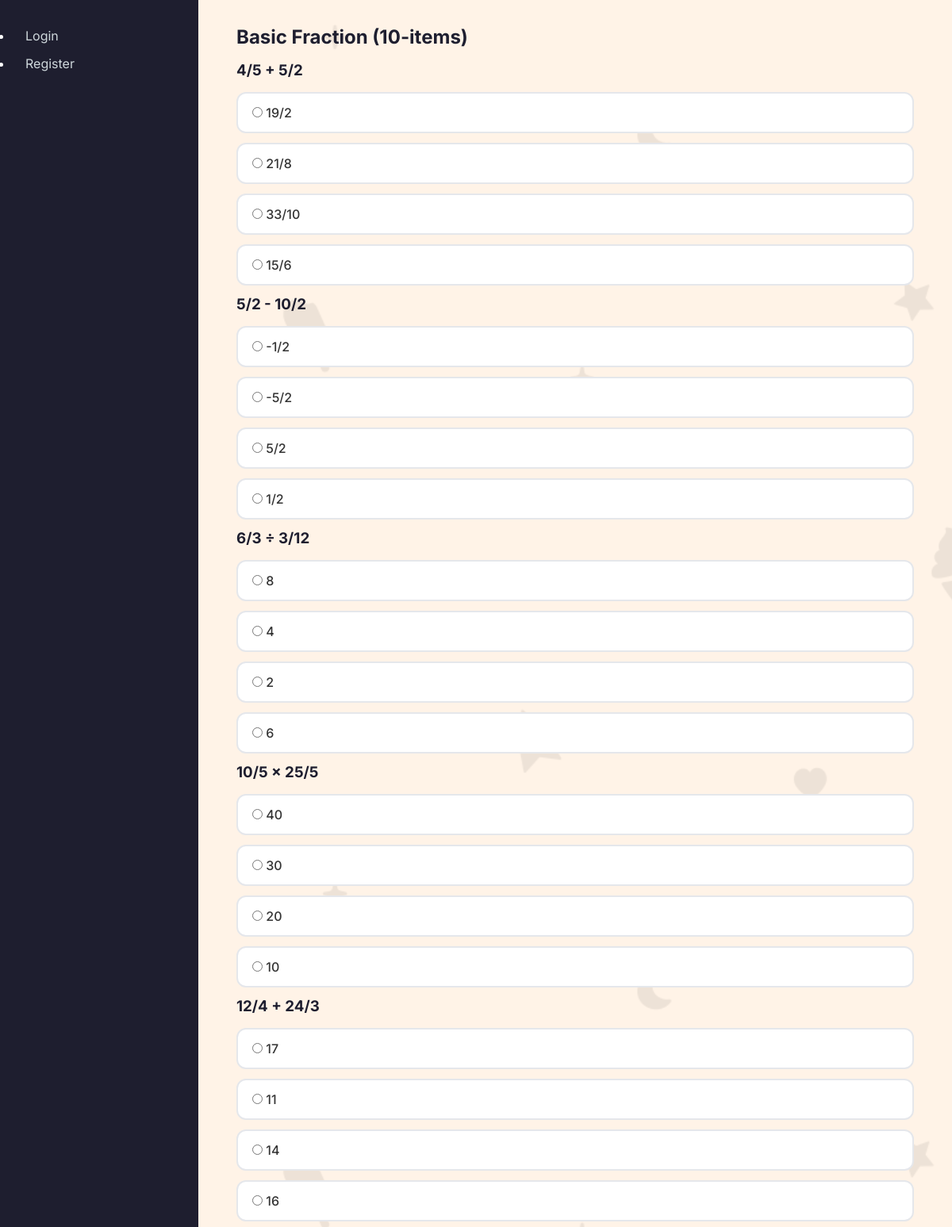
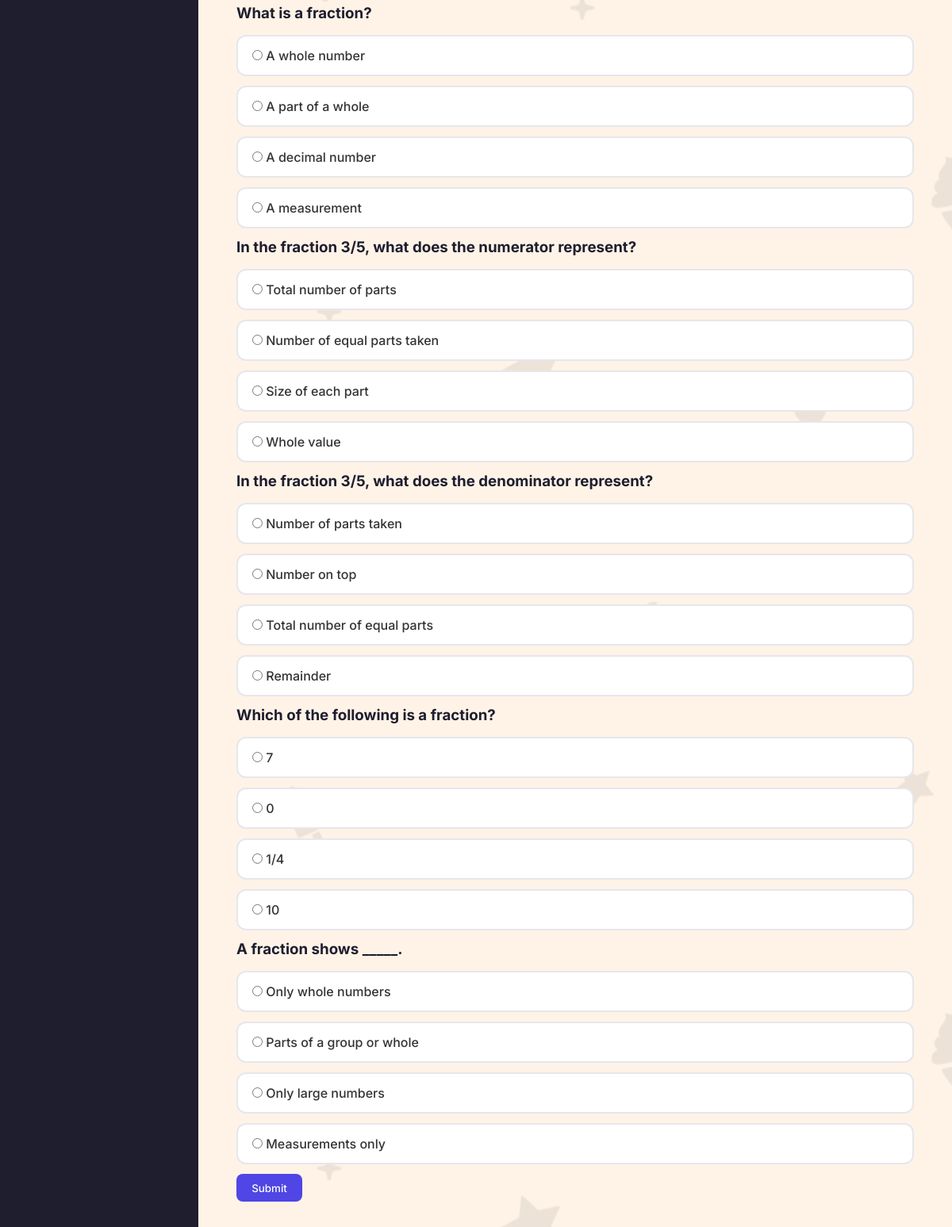
The page /quizzes/1/start on the database its author committed (2 pictures, top to bottom).
### models/quiz.py (models this page shows)
class Quiz(db.Model):
    id = db.Column(db.Integer, primary_key=True)
    title = db.Column(db.String(200), nullable=False)
    description = db.Column(db.Text)

### models/question.py (models this page shows)
class Question(db.Model):
    id = db.Column(db.Integer, primary_key=True)
    quiz_id = db.Column(db.Integer, db.ForeignKey('quiz.id'), nullable=False)
    question_text = db.Column(db.Text, nullable=False)
    choice_a = db.Column(db.String(255), nullable=False)
    choice_b = db.Column(db.String(255), nullable=False)
    choice_c = db.Column(db.String(255), nullable=False)
    choice_d = db.Column(db.String(255), nullable=False)
    correct_choice = db.Column(db.String(1), nullable=False)

### routes/quizzes.py (the view, shortened to what this page needs)
@quizzes_bp.route('/<int:quiz_id>/start', methods=['GET', 'POST'])
def take_quiz(quiz_id):
    quiz = Quiz.query.get_or_404(quiz_id)
    questions = Question.query.filter_by(quiz_id=quiz.id).all()
    return render_template('quizzes/take_quiz.html', quiz=quiz, questions=questions)

### templates/quizzes/take_quiz.html
{% extends 'base.html' %}
{% block content %}
<h2>{{ quiz.title }}</h2>
<form method="POST">
    {% for q in questions %}
        <h3>{{ q.question_text }}</h3>
        <div class="choice-container-a">
            <label><input type="radio" name="q{{ q.id }}" value="A"> {{ q.choice_a }}</label>
        </div>
        <div class="choice-container-b">
            <label><input type="radio" name="q{{ q.id }}" value="B"> {{ q.choice_b }}</label>
        </div>
        <div class="choice-container-c">
            <label><input type="radio" name="q{{ q.id }}" value="C"> {{ q.choice_c }}</label>
        </div>
        <div class="choice-container-d">
            <label><input type="radio" name="q{{ q.id }}" value="D"> {{ q.choice_d }}</label>
        </div>
    {% endfor %}
    <button type="submit">Submit</button>
</form>
{% endblock %}

### templates/base.html (shortened to what this page needs)
<!DOCTYPE html>
<html>
    <head>
        <link rel="stylesheet" href="{{ url_for('static', filename='css/main.css')  }}">
    </head>
    <body>
        <div class="sidebar">
            {% include 'layout/sidebar.html' %}
        </div>
        <div class="content">
            {% block content %}{% endblock %}
        </div>
    </body>
</html>

### templates/layout/sidebar.html
<nav>
    <ul>
        {% if session.get('user_id') %}
            <li><a href="{{ url_for('materials.list_materials') }}">Materials</a></li>
            <li><a href="{{ url_for('quizzes.list_quizzes') }}">Quizzes</a></li>
            <li><a href="{{ url_for('progress.progress_dashboard') }}">Progress</a></li>
            <li><a href="{{ url_for('admin.admin_materials') }}">Manage Materials</a></li>
            <li><a href="{{ url_for('admin.admin_quizzes') }}">Manage Quizzes</a></li>
            <li><a href="{{ url_for('auth.logout') }}">Logout</a></li>
        {% else %}
            <li><a href="{{ url_for('auth.login') }}">Login</a></li>
            <li><a href="{{ url_for('auth.register') }}">Register</a></li>
        {% endif %}
    </ul>
</nav>

### static/css/main.css (style rules this page uses)
* { margin: 0; padding: 0; box-sizing: border-box; font-family: 'Inter', sans-serif; }
body { display: flex; min-height: 100vh; background: #f5f7fa; color: #333; }
.sidebar { width: 250px; background: #1e1e2f; color: #fff; display: flex; flex-direction: column; padding: 2rem 1rem; transition: width 0.3s ease; }
.sidebar a { color: #cfd8dc; text-decoration: none; padding: 0.2rem 1rem; margin-bottom: 0.5rem; border-radius: 8px; transition: background 0.2s, color 0.2s; display: block; }
.content { flex: 1; padding: 2rem 3rem; background: #ffffff; background: linear-gradient(180deg,rgb(255, 255, 255) 0%, rgba(121, 137, 242, 1) 100%); background-image: url(/static/img/logos/bg-pattern-pages.png); background-repeat: repeat; }
h1, h2, h3, h4 { color: #1e1e2f; margin-bottom: 1rem; }
button { padding: 0.6rem 1.2rem; background: #4f46e5; color: #fff; border: none; border-radius: 8px; font-weight: 500; cursor: pointer; transition: background 0.2s ease; }
.choice-container-a, .choice-container-b, .choice-container-c, .choice-container-d { display: flex; align-items: center; gap: 14px; padding: 14px 18px; margin-bottom: 12px; border-radius: 12px; background: #ffffff; border: 2px solid #e5e7eb; cursor: pointer; transition: all 0.2s ease; font-weight: 500; }

### rows shown on the page
Quiz: title "Basic Fraction (10-items)"
Question: question_text "4/5 + 5/2", choice_a "19/2", choice_b "21/8", choice_c "33/10", choice_d "15/6"
Question: question_text "5/2 - 10/2", choice_a "-1/2", choice_b "-5/2", choice_c "5/2", choice_d "1/2"
Question: question_text "6/3 ÷ 3/12", choice_a "8", choice_b "4", choice_c "2", choice_d "6"
Question: question_text "10/5 × 25/5", choice_a "40", choice_b "30", choice_c "20", choice_d "10"
Question: question_text "12/4 + 24/3", choice_a "17", choice_b "11", choice_c "14", choice_d "16"
Question: question_text "What is a fraction?", choice_a "A whole number", choice_b "A part of a whole", choice_c "A decimal number", choice_d "A measurement"
Question: question_text "In the fraction 3/5, what does the numerator represent?", choice_a "Total number of parts", choice_b "Number of equal parts taken", choice_c "Size of each part", choice_d "Whole value"
Question: question_text "In the fraction 3/5, what does the denominator represent?", choice_a "Number of parts taken", choice_b "Number on top", choice_c "Total number of equal parts", choice_d "Remainder"
Question: question_text "Which of the following is a fraction?", choice_a "7", choice_b "0", choice_c "1/4", choice_d "10"
Question: question_text "A fraction shows _____.", choice_a "Only whole numbers", choice_b "Parts of a group or whole", choice_c "Only large numbers", choice_d "Measurements only"
